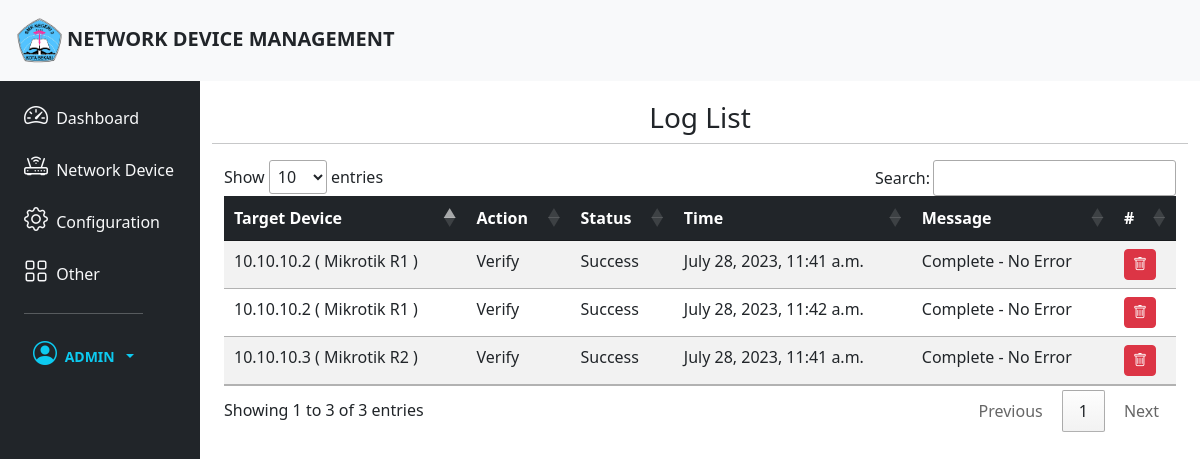
The page /log/ (signed in) on the database as committed earlier.
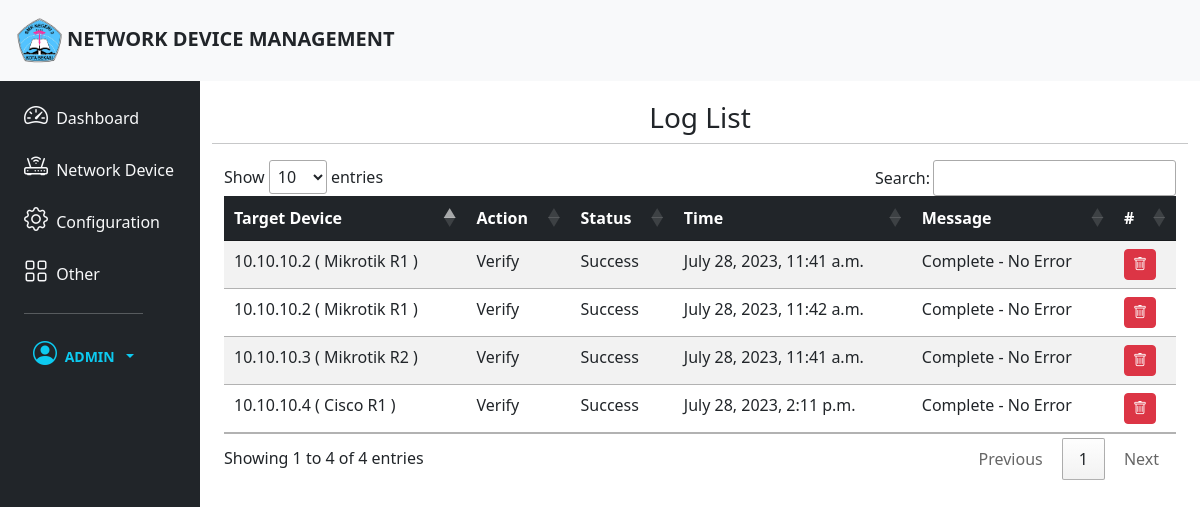
The same page on the database as committed later.
### NetworkManager/models.py (models this page shows, shortened)
class Log(models.Model):
    target = models.CharField(max_length=255)
    action = models.CharField(max_length=255)
    status = models.CharField(max_length=255)
    time = models.DateTimeField(null=True)
    message = models.CharField(max_length=255, blank=True)

### NetworkManager/views.py (the view)
# urls.py: path('log/',views.log, name = 'log'),
@login_required
def log(request):
    logs = Log.objects.all()
    context = {
            'logs': logs
        }
    return render(request, 'log.html', context)

### templates/log.html
{% extends 'base.html' %}
{% block content %}
<div class="col py-1">
    <div class="container">
        <div class="row">
            <h3 class="text-center mt-3">Log List</h3>
            <hr>
            <div class="table-responsive">
                <table class="table table-striped table-hover" id="responsive-table">
                    <thead>
                        <tr class="table-dark">
                            <th scope="col">Target Device</th>
                            <th scope="col">Action</th>
                            <th scope="col">Status</th>
                            <th scope="col">Time</th>
                            <th scope="col">Message</th>
                            <th scope="col">#</th>
                        </tr>
                    </thead>
                    <tbody class="table-group-divider">
                        {% for log in logs %}
                        <tr>
                            <td>{{log.target}}</td>
                            <td>{{log.action}}</td>
                            <td>{{log.status}}</td>
                            <td>{{log.time}}</td>
                            <td>{{log.message}}</td>
                            <td><a href="/admin/NetworkManager/log/{{log.id}}/delete" class="d-none d-sm-inline-block btn btn-sm btn-danger"><i class="bi bi-trash text-white"></i></a></td>
                        </tr>
                        {% endfor %}
                    </tbody>
                </table>
            </div>
        </div>
    </div>
</div>
{% endblock content %}

Rows that differ between the two databases and show on the page:
added Log: target "10.10.10.4 ( Cisco R1 )", action "Verify", status "Success", time "July 28, 2023, 2:11 p.m.", message "Complete - No Error"
Other text that changed with them:
text written by a page script: "Show entries Search: Showing 1 to 3 of 3 entries Previous 1 Next" → "Show entries Search: Showing 1 to 4 of 4 entries Previous 1 Next"
